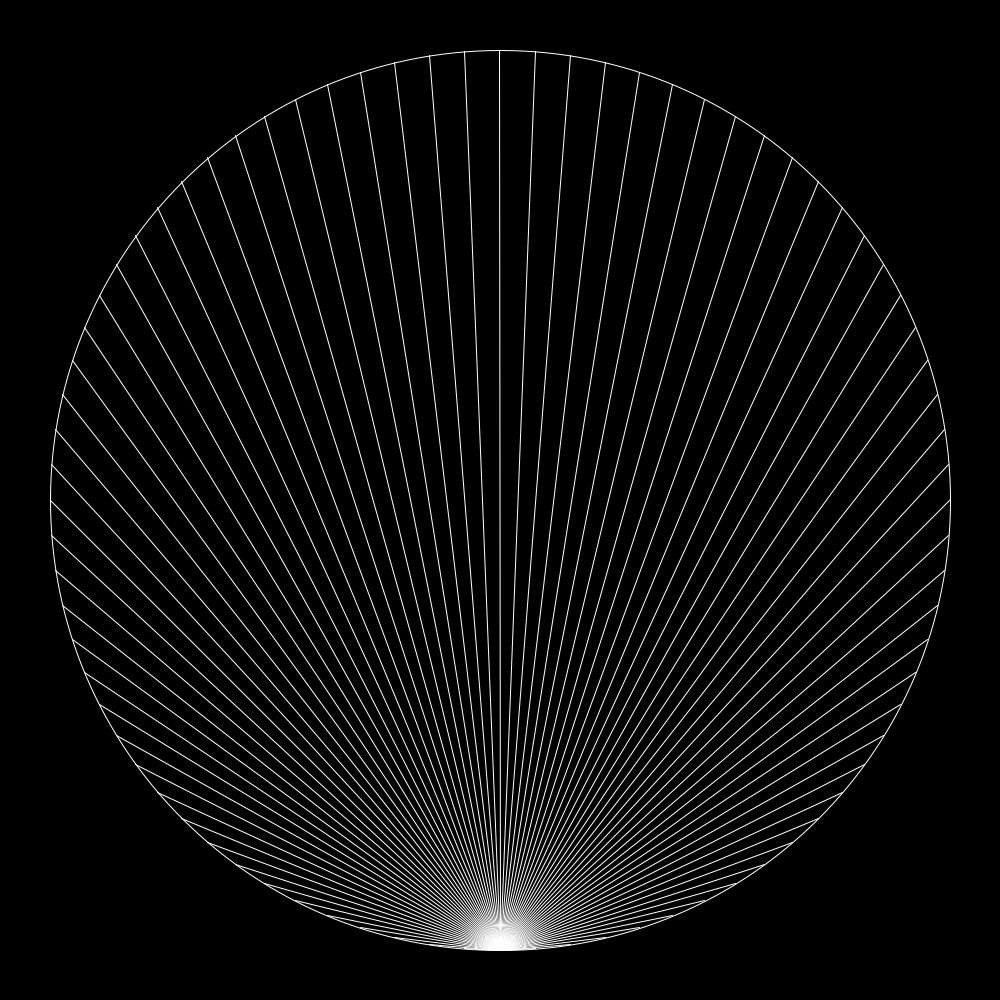
Frame 1 (no input)
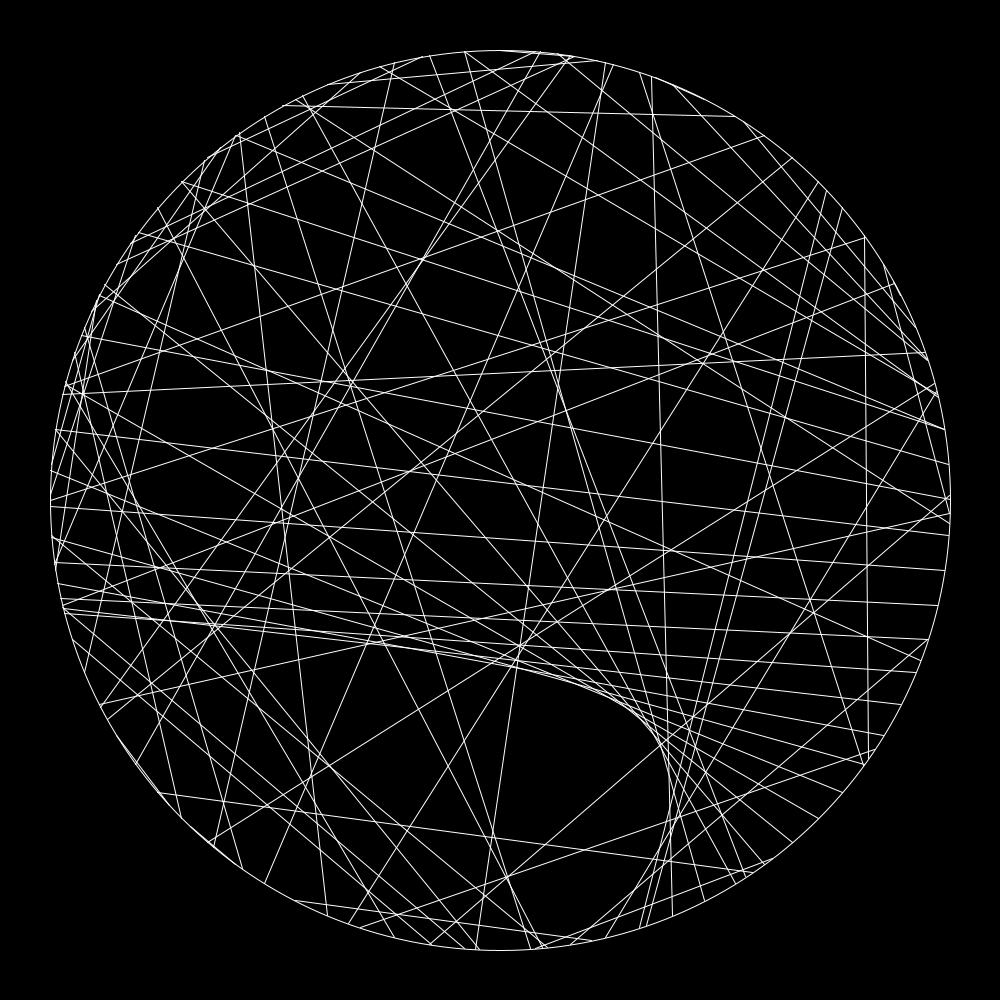
Frame 60 (the mouse pressed at the canvas centre just before this capture)
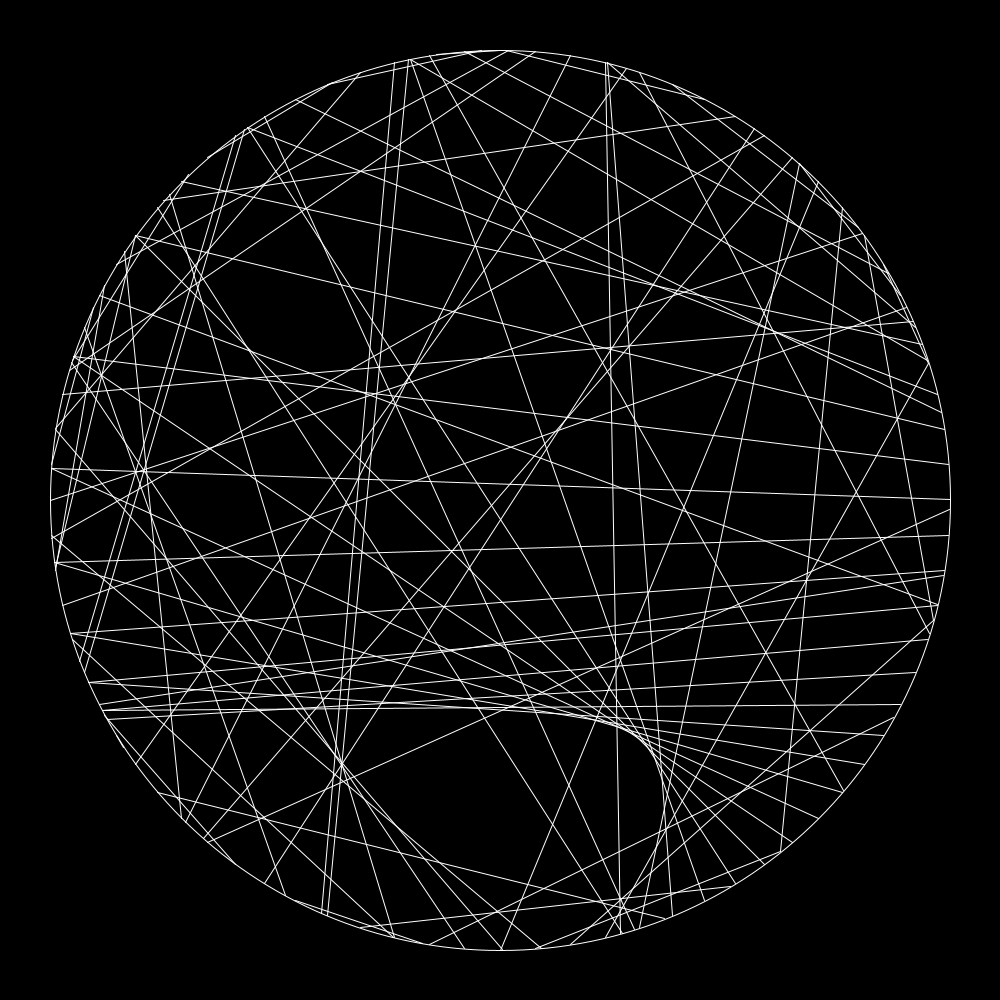
Frame 120 (the mouse held since frame 60 and released just before this capture)

The Processing sketch that drew these frames (run headless with seeded random() and noise(); from frame 60 on, the mouse is pressed at the canvas centre):

// Processing sketch: FCircle
// ── FCircle.pde
// controls
boolean speed = true;
boolean pause = true;
boolean hue = false;

boolean p = false;
float t = 0;

int r = 450;
int div = 80;
float incr = 0.5;

float f(float x) {
  //float y = x * t;
  //float y = x + (x % 25 + 1) * t;
  float y = x * sin(t*0.01)*(t+x);
  return y;
}

void setup() {
  size(1000,1000);
  background(0);

  if (hue) colorMode(HSB, 400);
}

void keyPressed() {
  if (keyCode != 32 || !pause) return;

  if (p) loop();
  else noLoop();

  p = !p;
}

void draw() {
  background(0);
  translate(width/2, height/2);

  for (int i = 0; i < div; ++i) {
    float ang0 = 2*i*PI/div;
    float ang1 = 2*f(i)*PI/div;

    if (hue) stroke(map(i,0,div,0,400), 400, 400);
    else stroke(255);

    line(sin(ang0)*r, cos(ang0)*r,
      sin(ang1)*r, cos(ang1)*r);
  }

  if (speed) t += incr * (2*mouseX-width)/width;
  else t += incr;

  noFill();
  if (hue) stroke(0,0,400);
  else stroke(255);
  circle(0,0, 2*r);
}
